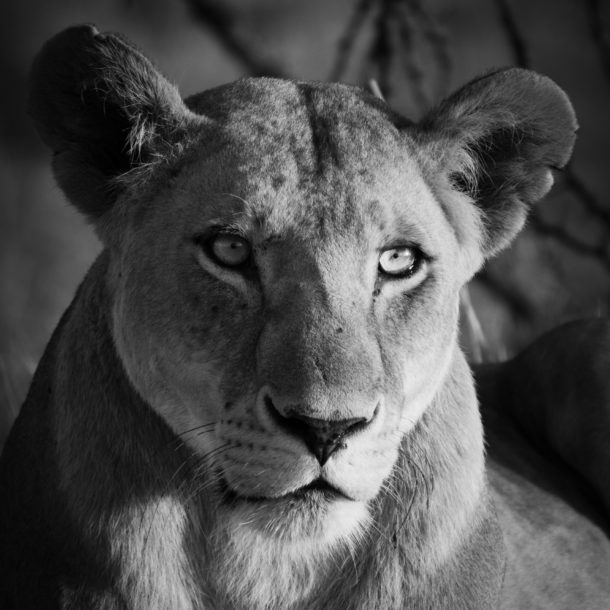
#> input picture TP1/lion.png, 610 x 610 px
$ python exo3.py lion.png
#> lines starting #> are read from the running program, lines starting #| are printed output that depends on the picture
# Utiliser avec newimg.png et lion.png

import cv2 as cv
import sys
import matplotlib.pyplot as plt

img = cv.imread(sys.argv[1])
#> img is the input picture: shape (610, 610, 3); min 0, max 254, mean 76.8

if img is None:
	sys.exit("Could not read the image.")

img_gray = cv.cvtColor(img, cv.COLOR_BGR2GRAY)
histo = cv.calcHist([img_gray], [0], None, [256], [0,256])
#> histo = 256 values, max 4094 at index 36, min 0 at index 238, mean 1453.5

cv.imshow("Image",img_gray)
plt.plot(histo)
plt.show()
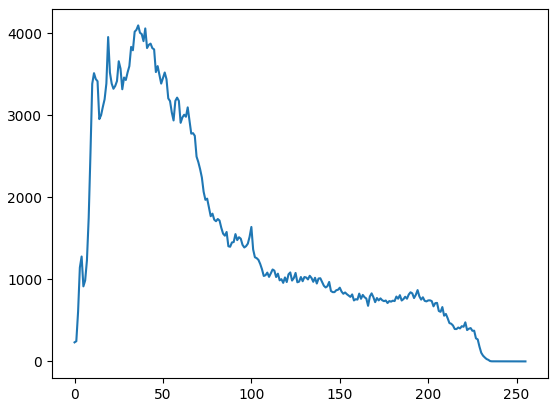
#> figure drawn by matplotlib, 1 panel; curve peaks at x = 36, y = 4094
cv.waitKey(0)

img_eq = cv.equalizeHist(img_gray)
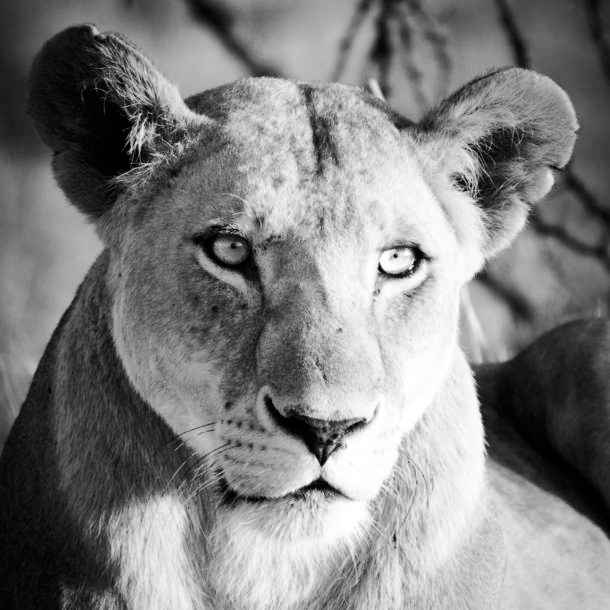
#> img_eq: shape (610, 610); min 0, max 255, mean 128.2

histo_eq = cv.calcHist([img_eq], [0], None, [256], [0,256])
#> histo_eq = 256 values, max 4094 at index 72, min 0 at index 5, mean 1453.5

cv.imshow("Image equalized",img_eq)
plt.plot(histo_eq)
plt.show()
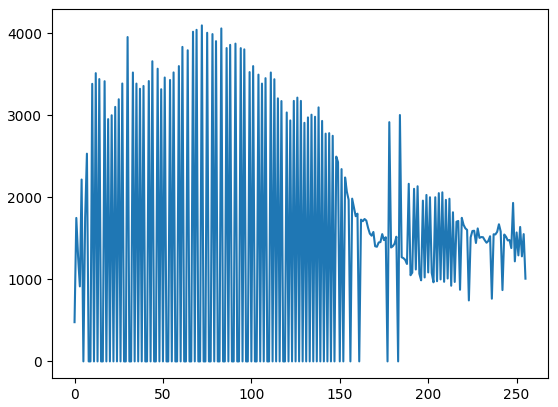
#> figure drawn by matplotlib, 1 panel; curve peaks at x = 72, y = 4094
cv.waitKey(0)

cv.destroyAllWindows()

$ run again, with TP1/new_img.png copied over TP1/lion.png
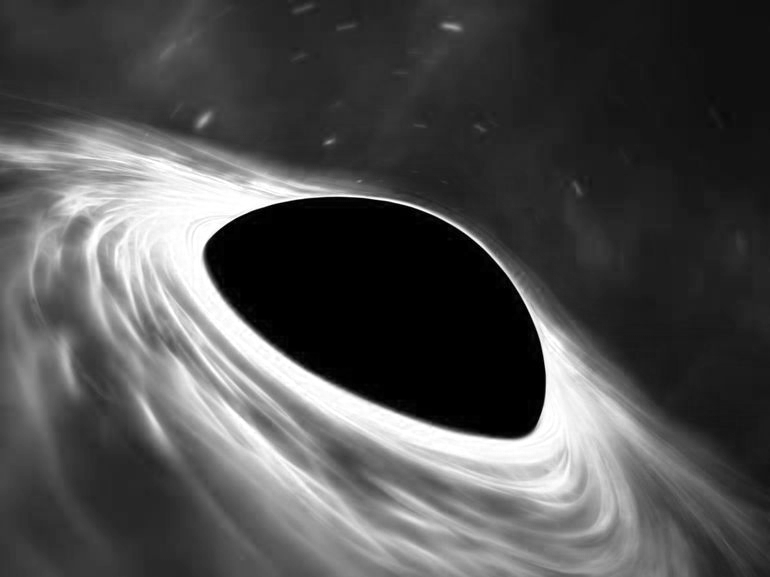
#> input picture TP1/new_img.png, 770 x 577 px
#> img is the input picture: shape (577, 770, 3); min 0, max 255, mean 79.3
#> histo = 256 values, max 45273 at index 0, min 108 at index 14, mean 1735.5
#> `img_eq = cv.equalizeHist(img_gray)`:
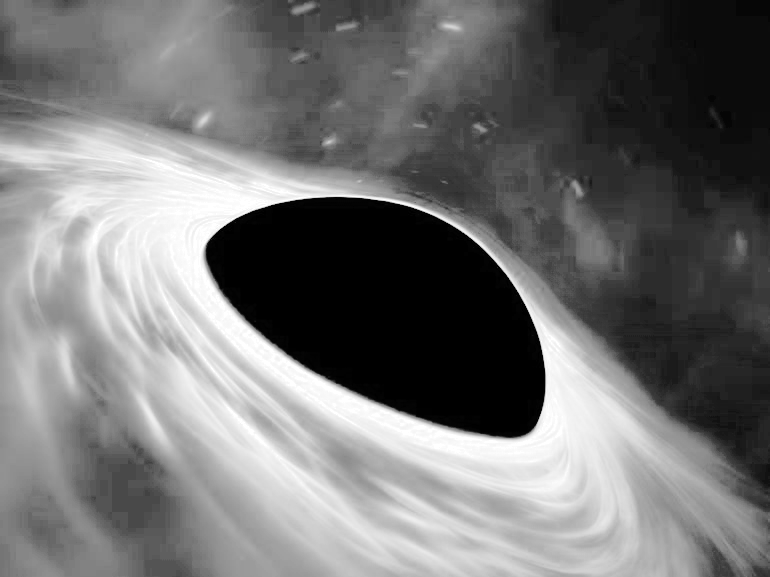
#> img_eq: shape (577, 770); min 0, max 255, mean 115.5
#> histo_eq = 256 values, max 45273 at index 0, min 0 at index 7, mean 1735.5
#> `plt.show()`:
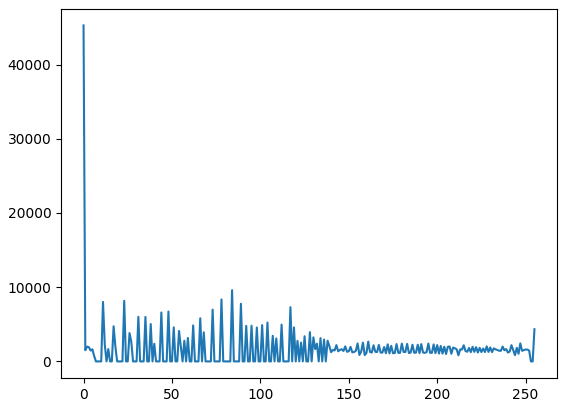
#> figure drawn by matplotlib, 1 panel; curve peaks at x = 0, y = 45273
